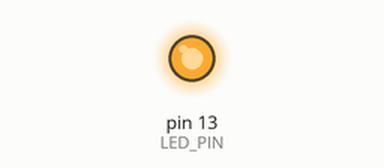
Recording of a sketch running on a simulated Arduino Uno, built with avr-gcc and run on an emulated ATmega328P. Shown: output pins drawn as LEDs (lit = HIGH). What the sketch prints to the serial monitor is not drawn.

Above: at 0.1 s.
Timing chart, 0 to 1.6 s (numbered marks = the images above):
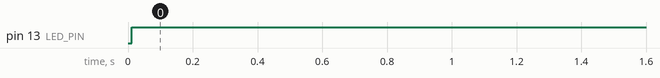

The sketch:

dynamixel_motor_sample.ino
```cpp
#include "src/DynamixelAX12A.h"

#define BAUDRATE 115200
#define LED_PIN 13

void setup()
{
    dynamixel_setup();

    Serial.begin(BAUDRATE);

    pinMode(LED_PIN, OUTPUT);
}

float angle;
int servo_id = 7;

void write_test(){
    goal_position(servo_id, 150);
    Serial.println("move to 150 deg");
    delay(1000);

    goal_position(servo_id, 120);
    Serial.println("move to 120 deg");
    delay(1000);
}

void read_test(){
    angle = read_position(servo_id);
    if (angle < 150){
        digitalWrite(LED_PIN, HIGH);
    } else {
        digitalWrite(LED_PIN, LOW);
    }
    Serial.println(angle, DEC);
    delay(1000);
}

void read_write_test(){
    goal_position(servo_id, 150);
    Serial.println("goal:150 deg");
    delay(1000);
    angle = read_position(servo_id);
    Serial.print("current:");
    Serial.println(angle);

    goal_position(servo_id, 120);;
    Serial.println("goal:120 deg");
    delay(1000);
    angle = read_position(servo_id);
    Serial.print("current:");
    Serial.println(angle);
}

void loop()
{
    /* write_test(); */
    read_test();
    /* read_write_test(); */
}
```

DynamixelAX12A.h
```cpp
#include <SoftwareSerial.h>

// AX-12A pin1: GND ---> DC -12V AX-12A
// pin2: VDD ---> DC +12V AX-12A
// pin3: DATA ---> Tx pin of Arduino

#define OFF                         0
#define ON                          1

#define SOFT_BAUDRATE 115200

#define RX_PIN 11
#define TX_PIN 12

SoftwareSerial soft_serial(RX_PIN, TX_PIN);

unsigned char time_counter;
int error_byte;
int position_long_byte;
unsigned char position_high_byte;
unsigned char position_low_byte;
unsigned char incoming_byte;

int read_error(void)
{

    time_counter = 0;
    while((soft_serial.available() < 5) & (time_counter < 10)) // Wait for Data
        {
            time_counter++;
            delayMicroseconds(1000);
        }

    while (soft_serial.available() > 0)
        {
            incoming_byte = soft_serial.read();
            if ( (incoming_byte == 255) & (soft_serial.peek() == 255) )
                {
                    soft_serial.read();              // Start Bytes
                    soft_serial.read();              // Ax-12 ID
                    soft_serial.read();              // Length
                    error_byte = soft_serial.read(); // Error
                    return (error_byte);
                }
        }
    return (-1); // No  Response
}

int send_packet(unsigned char * packet, unsigned int length)
{
    // pinMode(TX_PIN, OUTPUT); // Switch to Transmission  Mode
    DDRB |= (1<<DDB4);

    soft_serial.write(packet, length); // Send data through sending buffer
    soft_serial.flush(); // Wait until buffer is empty (unnecessary?)

    // pinMode(TX_PIN, INPUT); // Switch back to Reception Mode
    DDRB &= ~(1<<DDB4);

    return (read_error()); // Return the read error
}

void send_packet_no_error(unsigned char * packet, unsigned int length)
{
    // pinMode(TX_PIN, OUTPUT); // Switch to Transmission  Mode
    DDRB |= (1<<DDB4);

    soft_serial.write(packet, length);  // data through sending buffer
    soft_serial.flush(); // Wait until buffer is empty (unnecessary?)

    // pinMode(TX_PIN, INPUT); // Switch back to Reception Mode
    DDRB &= ~(1<<DDB4);
}

void dynamixel_setup()
{
    // setup SoftwareSerial
    soft_serial.begin(SOFT_BAUDRATE);
}

int led_status(unsigned char id, bool status)
{
    const unsigned int length = 8;
    unsigned char packet[length] ={
        0xff,   // header1
        0xff,   // header2
        id,     // id
        4,      // length = instruction + address + status + checksum
        3,      // instruction
        25,     // P1: starting address
        status, // P2: status LED On/Off
        0       // checksum
    };

    // calc sum
    for (int i = 2; i < length-1; i++)  packet[length-1] += packet[i];
    packet[length-1] = ~packet[length-1];

    return (send_packet(packet, length));
}

int goal_position_raw(unsigned char id, int position)
{
    char position_H, position_L;
    position_H = position >> 8; // 16 bits - 2 x 8 bits variables
    position_L = position;

    const unsigned int length = 9;
    unsigned char packet[length] ={
        0xff,       // header1
        0xff,       // header2
        id,         // id
        5,          // length = instruction + address + position_L + position_H + checksum
        3,          // instruction
        30,         // P1: starting address
        position_L, // P2: target position1
        position_H, // P3: target position2
        0           // checksum
    };

    // calc sum
    for (int i = 2; i < length-1; i++)  packet[length-1] += packet[i];
    packet[length-1] = ~packet[length-1];

    return (send_packet(packet, length));
}

int goal_position(unsigned char id, float position)
{
    return goal_position_raw(id, (0x3ff & (int) (position*3.41)));
}

int read_position_raw(unsigned char id)
{
    const unsigned int length = 8;

    unsigned char packet[length] = {
        0xff, // header1
        0xff, // header2
        id,   // id
        4,    // length = instruction + address + return length + checksum
        2,    // instruction
        36,   // P1: starting address
        2,    // P2: length of data
        0     // checksum
    };
    // calc sum
    for (int i = 2; i < length-1; i++)  packet[length-1] += packet[i];
    packet[length-1] = ~packet[length-1];

    send_packet_no_error(packet, length);

    position_long_byte = -1;
    time_counter = 0;
    while((soft_serial.available() < 7) & (time_counter < 10))
        {
            time_counter++;
            delayMicroseconds(1000);
        }

    while (soft_serial.available() > 0)
        {
            incoming_byte = soft_serial.read();
            if ( (incoming_byte == 255) & (soft_serial.peek() == 255) )
                {
                    soft_serial.read();                           // Start Bytes
                    soft_serial.read();                           // Ax-12 ID
                    soft_serial.read();                           // Length
                    if( (error_byte = soft_serial.read()) != 0 )  // Error
                        return (error_byte*(-1));

                    position_low_byte = soft_serial.read();       // Position Bytes
                    position_high_byte = soft_serial.read();
                    position_long_byte = position_high_byte << 8;
                    position_long_byte = position_long_byte + position_low_byte;
                }
        }
    return (position_long_byte); // Returns the read position
}

float read_position(unsigned char id)
{
    return (read_position_raw(id)*0.293); // 300/1023=0.293
}
```

Measured:
- by itself, pin 13 (LED_PIN): LOW → HIGH at 0.01 s
